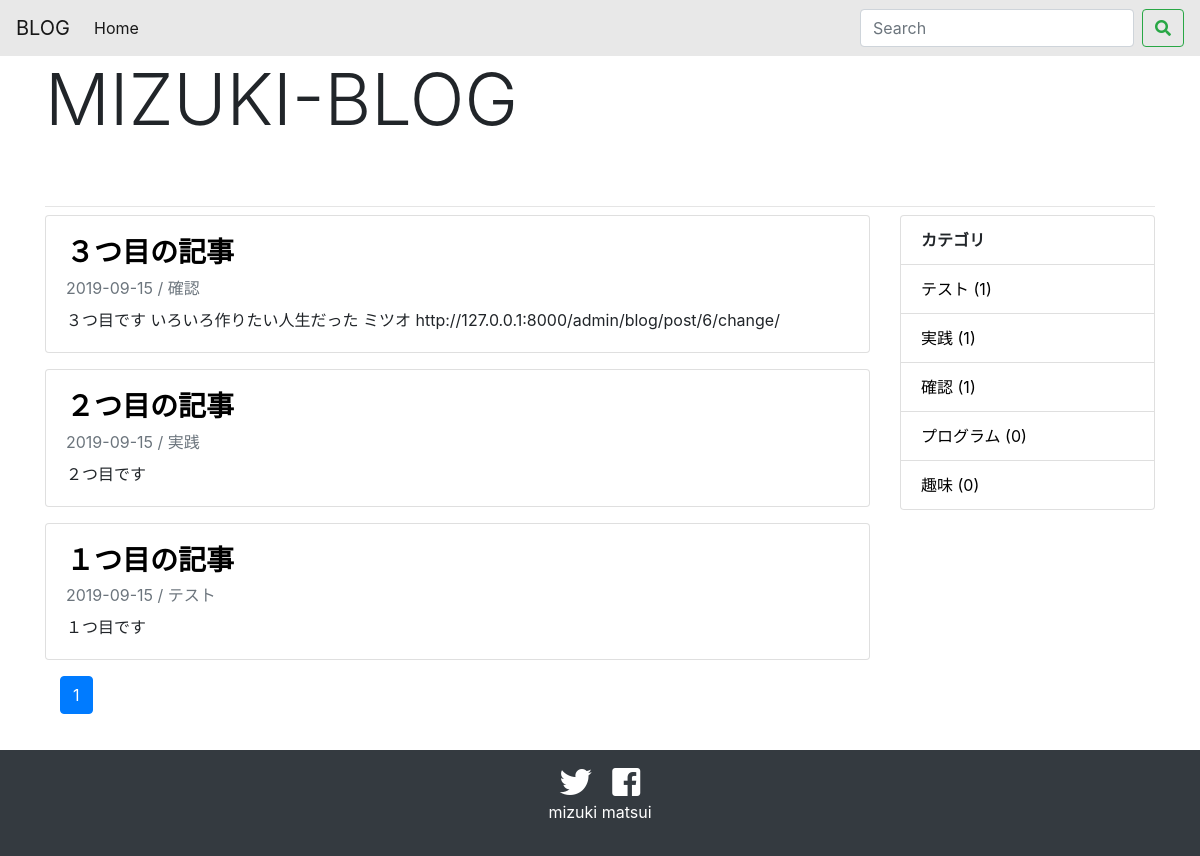
Before: / with the older database file.
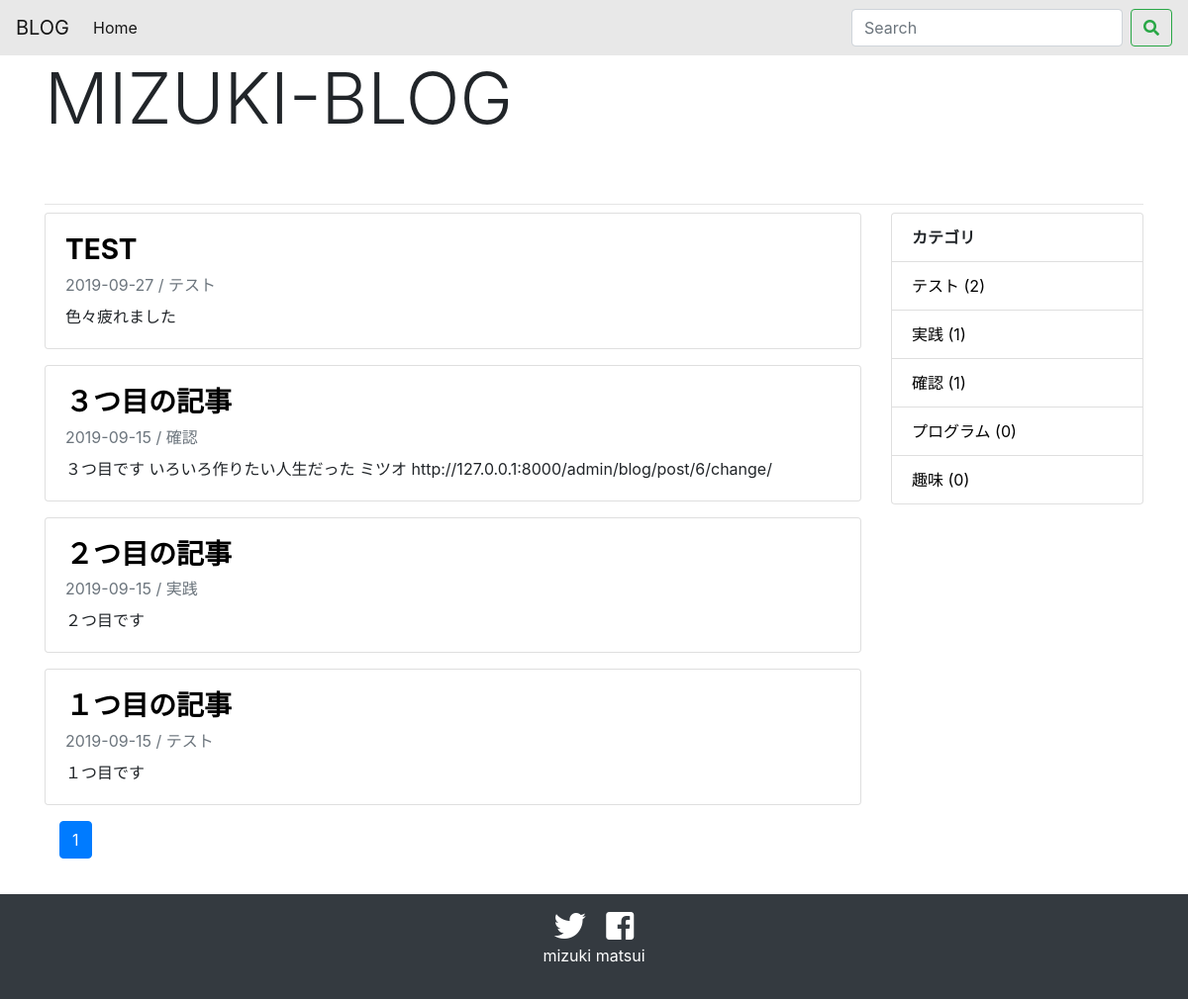
After: the same page with the newer database file.
### blog/models.py (models this page shows, shortened)
class Post(models.Model):
    title = models.CharField('タイトル', max_length=255)
    text = models.TextField('本文')
    created_at = models.DateTimeField('作成日', default=timezone.now)
    category = models.ForeignKey(Category, verbose_name='カテゴリー', on_delete=models.PROTECT)

class Category(models.Model):
    name = models.CharField('カテゴリー', max_length=255)
    created_at = models.DateTimeField('作成日', default=timezone.now)
    def __str__(self):
        return self.name

### blog/views.py (the view, shortened to what this page needs)
# urls.py: path('',views.IndexView.as_view(),name='index'),
class IndexView(generic.ListView):
    model = Post
    paginate_by = 10
    def get_queryset(self):
        queryset = Post.objects.order_by('-created_at') #全データを最新順にして取得
        keyword = self.request.GET.get('keyword') #検索フォームの入力内容取得
        return queryset

### blog/context_processors.py (called while the page is built)
def common(request):
    context = {
        'category_list':Category.objects.annotate(post_count=Count('post')).order_by('-post_count'),
    }
    return context

### blog/templatetags/mytag.py (called while the page is built)
@register.simple_tag
def url_replace(request, field, value):
    url_dict = request.GET.copy()
    url_dict[field] = value
    return url_dict.urlencode()

### blog/templates/blog/post_list.html
{% extends 'blog/base.html' %}
{% block content %}
{% for post in post_list %}
<div class="card mb-3">
  <div class="card-body">
    <h3 class="card-title">
      <a href="{% url 'blog:detail' post.pk %}" style="color: black;"><strong>{{post.title}}</strong></a>
    </h3>
    <div class="card-subtitle mb-2 text-muted">
      {{post.created_at|date:"Y-m-j"}}  /  {{post.category}}
    </div>
    <div class="card-text">
      {{post.text}}
    </div>
  </div>
</div>
{% endfor %}
<div class="container">
  {%include 'blog/page.html'%}
</div>
{% endblock %}

### blog/templates/blog/base.html (shortened to what this page needs)
{% load static %}
<!doctype html>
<html lang="en">
  <head>
    <link rel="stylesheet" href="https://stackpath.bootstrapcdn.com/bootstrap/4.3.1/css/bootstrap.min.css">
    <link rel="stylesheet" href="{% static 'blog/css/base.css'  %}">
    <link rel="stylesheet" href="https://use.fontawesome.com/releases/v5.6.3/css/all.css">
  </head>
  <body>
    <nav class="navbar navbar-expand-lg navbar-light" style="background-color: #e8e8e8;">
      <a class="navbar-brand" href="#">BLOG</a>
      <div class="collapse navbar-collapse" id="navbarSupportedContent">
        <ul class="navbar-nav mr-auto">
          <li class="nav-item active">
            <a class="nav-link" href="{%url 'blog:index'%}">Home</a>
          </li>
        </ul>
        <form class="form-inline my-2 my-lg-0" method='GET' action="{%url 'blog:index'%}">
          <input class="form-control mr-sm-2" type="text" placeholder="Search" aria-label="Search" name="keyword">
          <button class="btn btn-outline-success my-2 my-sm-0" type="submit"><i class="fa fa-search"></i></button>
        </form>
      </div>
    </nav>
    <header class="pb-5 container">
      <h1 class="display-3">MIZUKI-BLOG</h1>
    </header>
    <div class="container" style="height: auto !important;">
      <hr class="my-2">
      <div class="row">
        <div class="col-md-9">
          {% block content %}
          {% endblock %}
        </div>
        <div class="col-md-3">
          <ul class="list-group">
            <li class="list-group-item"><strong>カテゴリ</strong></li>
            {%for category in category_list%}
              <li class="list-group-item"><a href="{%url 'blog:category' category.pk%}" style="color:black;">{{category}} ({{category.post_count}})</a></li>
            {%endfor%}
          </ul>
        </div>
      </div>
    </div>
    <footer class="footer bg-dark text-white text-center py-3">
      <a href="https://twitter.com/mizuki09101" target="_blank"><i class="px-2 fab fa-twitter fa-2x" style="color:white;"></i></a>
      <a href="https://www.facebook.com/mizuki.matsui.509" target="_blank"><i class="px-2 fab fa-facebook-square fa-2x" style="color:white;"></i></a>
      <p>mizuki matsui</p>
    </footer>
  </body>
</html>

Changed rows visible on the page:
added Post: title "TEST", created_at "2019-09-27", category "テスト", text "色々疲れました"
computed for Category "テスト": post_count "1" → "2"
